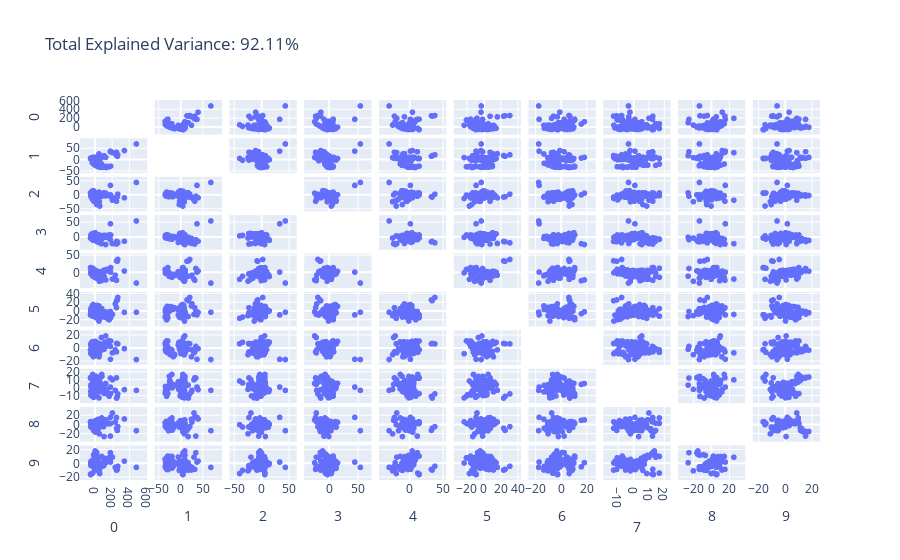

The notebook cell this image was saved under:
### Code cell
principal_df_5 = n_component_analysis(data5)

### Figure 1 — Plotly figure (JSON) as saved in the notebook; plotly's stock layout.template omitted (floating-point values rounded to 4 significant figures; data arrays with more than 128 entries replaced by an {"elided": "..."} marker saying what was removed)
{"data": [{"diagonal": {"visible": false}, "dimensions": [{"axis": {"matches": true}, "label": "0", "values": {"elided": "250 float values"}}, {"axis": {"matches": true}, "label": "1", "values": {"elided": "250 float values"}}, {"axis": {"matches": true}, "label": "2", "values": {"elided": "250 float values"}}, {"axis": {"matches": true}, "label": "3", "values": {"elided": "250 float values"}}, {"axis": {"matches": true}, "label": "4", "values": {"elided": "250 float values"}}, {"axis": {"matches": true}, "label": "5", "values": {"elided": "250 float values"}}, {"axis": {"matches": true}, "label": "6", "values": {"elided": "250 float values"}}, {"axis": {"matches": true}, "label": "7", "values": {"elided": "250 float values"}}, {"axis": {"matches": true}, "label": "8", "values": {"elided": "250 float values"}}, {"axis": {"matches": true}, "label": "9", "values": {"elided": "250 float values"}}], "hovertemplate": "%{xaxis.title.text}=%{x}<br>%{yaxis.title.text}=%{y}<extra></extra>", "legendgroup": "", "marker": {"color": "#636efa", "symbol": "circle"}, "name": "", "showlegend": false, "type": "splom"}], "layout": {"dragmode": "select", "legend": {"tracegroupgap": 0}, "title": {"text": "Total Explained Variance: 92.11%"}}}
